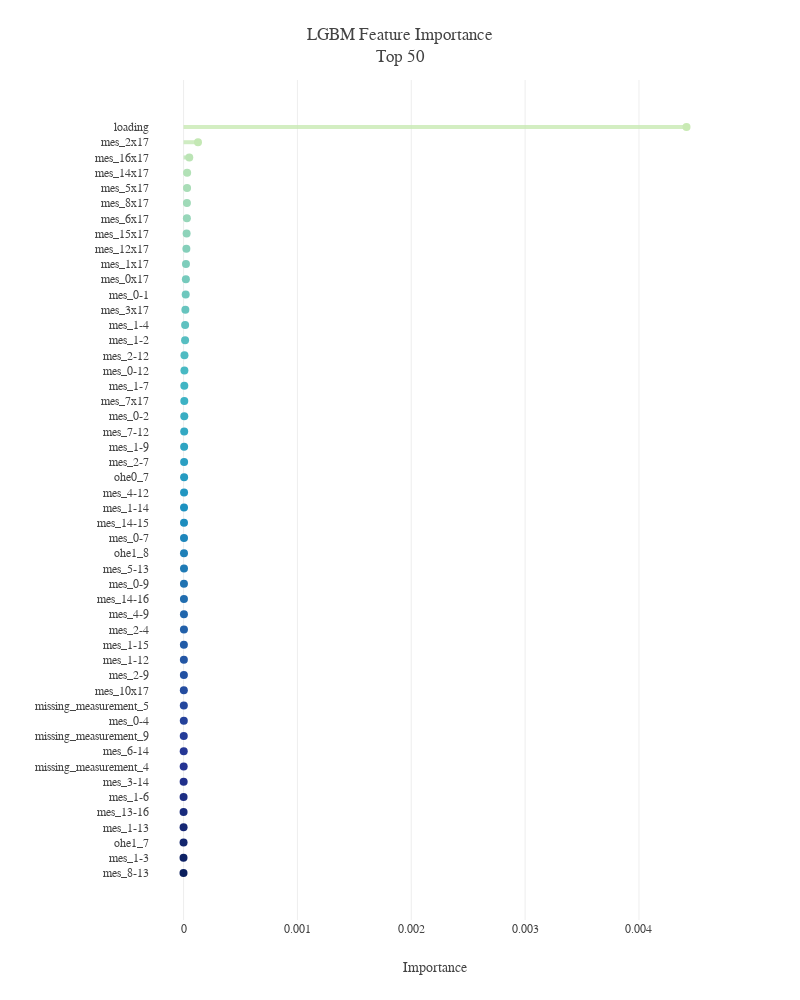

The notebook cell this image was saved under:
### Code cell
top = 50

feature_importance_df['avg'] = feature_importance_df.mean(axis=1)
feature_importance_top = feature_importance_df.avg.nlargest(top).sort_values(ascending=True)

pal=sns.color_palette("YlGnBu", 65).as_hex()
fig=go.Figure()
for i in range(len(feature_importance_top.index)):
    fig.add_shape(dict(type="line", y0=i, y1=i, x0=0, x1=feature_importance_top[i],
                       line_color=pal[::-1][i],opacity=0.8,line_width=4))

fig.add_trace(go.Scatter(x=feature_importance_top, y=feature_importance_top.index, mode='markers',
                         marker_color=pal[::-1], marker_size=8,
                         hovertemplate='%{y} Importance = %{x:.0f}<extra></extra>'))

fig.update_layout(template=plotly_template,title=f'LGBM Feature Importance<br>Top {top}',
                  margin=dict(l=150,t=80),
                  xaxis=dict(title='Importance', zeroline=False),
                  yaxis_showgrid=False, height=1000, width=800)
fig.show()

### Figure 1 — Plotly figure (JSON) as saved in the notebook; plotly's stock layout.template omitted (floating-point values rounded to 4 significant figures)
{"data": [{"hovertemplate": "%{y} Importance = %{x:.0f}<extra></extra>", "marker": {"color": ["#0b1f5e", "#0e2265", "#12256d", "#162874", "#192b7c", "#1d2e83", "#21308b", "#243392", "#253795", "#243c98", "#24419a", "#24479d", "#234c9f", "#2351a2", "#2356a4", "#225ca7", "#2260a9", "#2166ac", "#216daf", "#2073b2", "#1f7ab5", "#1f80b8", "#1e86bb", "#1d8dbe", "#1d91c0", "#2296c1", "#269bc1", "#2b9fc2", "#2fa4c2", "#34a9c3", "#39adc3", "#3db2c4", "#40b5c4", "#48b9c3", "#50bbc2", "#57bec1", "#5fc1c0", "#67c4be", "#6fc7bd", "#76cabc", "#7ecdbb", "#85cfba", "#8ed3ba", "#97d6b9", "#a0dab8", "#a9ddb7", "#b2e1b6", "#bbe4b5", "#c4e8b4", "#c9eab4", "#ceecb3", "#d3eeb3", "#d7efb3", "#dcf1b2", "#e1f3b2", "#e6f5b2", "#eaf7b1", "#edf8b2", "#f0f9b7", "#f2fabc", "#f4fbc1", "#f7fcc6", "#f9fdcb", "#fbfdd0", "#fdfed5"], "size": 8}, "mode": "markers", "type": "scatter", "x": [-4.649e-07, -3.396e-07, 0, 2.143e-07, 2.714e-07, 3.308e-07, 8.113e-07, 1.06e-06, 1.476e-06, 1.817e-06, 2.127e-06, 2.308e-06, 2.421e-06, 2.8e-06, 2.805e-06, 2.874e-06, 3.397e-06, 3.438e-06, 3.489e-06, 3.513e-06, 3.831e-06, 3.854e-06, 3.904e-06, 3.93e-06, 4.109e-06, 4.398e-06, 4.795e-06, 4.855e-06, 5.052e-06, 5.739e-06, 6.38e-06, 6.552e-06, 6.69e-06, 7.505e-06, 7.958e-06, 1.354e-05, 1.376e-05, 1.595e-05, 1.888e-05, 2.038e-05, 2.117e-05, 2.476e-05, 2.691e-05, 2.924e-05, 2.96e-05, 3.079e-05, 3.162e-05, 5.042e-05, 0.0001269, 0.004417], "y": ["mes_8-13", "mes_1-3", "ohe1_7", "mes_1-13", "mes_13-16", "mes_1-6", "mes_3-14", "missing_measurement_4", "mes_6-14", "missing_measurement_9", "mes_0-4", "missing_measurement_5", "mes_10x17", "mes_2-9", "mes_1-12", "mes_1-15", "mes_2-4", "mes_4-9", "mes_14-16", "mes_0-9", "mes_5-13", "ohe1_8", "mes_0-7", "mes_14-15", "mes_1-14", "mes_4-12", "ohe0_7", "mes_2-7", "mes_1-9", "mes_7-12", "mes_0-2", "mes_7x17", "mes_1-7", "mes_0-12", "mes_2-12", "mes_1-2", "mes_1-4", "mes_3x17", "mes_0-1", "mes_0x17", "mes_1x17", "mes_12x17", "mes_15x17", "mes_6x17", "mes_8x17", "mes_5x17", "mes_14x17", "mes_16x17", "mes_2x17", "loading"]}], "layout": {"height": 1000, "margin": {"l": 150, "t": 80}, "shapes": [{"line": {"color": "#0b1f5e", "width": 4}, "opacity": 0.8, "type": "line", "x0": 0, "x1": -4.649e-07, "y0": 0, "y1": 0}, {"line": {"color": "#0e2265", "width": 4}, "opacity": 0.8, "type": "line", "x0": 0, "x1": -3.396e-07, "y0": 1, "y1": 1}, {"line": {"color": "#12256d", "width": 4}, "opacity": 0.8, "type": "line", "x0": 0, "x1": 0, "y0": 2, "y1": 2}, {"line": {"color": "#162874", "width": 4}, "opacity": 0.8, "type": "line", "x0": 0, "x1": 2.143e-07, "y0": 3, "y1": 3}, {"line": {"color": "#192b7c", "width": 4}, "opacity": 0.8, "type": "line", "x0": 0, "x1": 2.714e-07, "y0": 4, "y1": 4}, {"line": {"color": "#1d2e83", "width": 4}, "opacity": 0.8, "type": "line", "x0": 0, "x1": 3.308e-07, "y0": 5, "y1": 5}, {"line": {"color": "#21308b", "width": 4}, "opacity": 0.8, "type": "line", "x0": 0, "x1": 8.113e-07, "y0": 6, "y1": 6}, {"line": {"color": "#243392", "width": 4}, "opacity": 0.8, "type": "line", "x0": 0, "x1": 1.06e-06, "y0": 7, "y1": 7}, {"line": {"color": "#253795", "width": 4}, "opacity": 0.8, "type": "line", "x0": 0, "x1": 1.476e-06, "y0": 8, "y1": 8}, {"line": {"color": "#243c98", "width": 4}, "opacity": 0.8, "type": "line", "x0": 0, "x1": 1.817e-06, "y0": 9, "y1": 9}, {"line": {"color": "#24419a", "width": 4}, "opacity": 0.8, "type": "line", "x0": 0, "x1": 2.127e-06, "y0": 10, "y1": 10}, {"line": {"color": "#24479d", "width": 4}, "opacity": 0.8, "type": "line", "x0": 0, "x1": 2.308e-06, "y0": 11, "y1": 11}, {"line": {"color": "#234c9f", "width": 4}, "opacity": 0.8, "type": "line", "x0": 0, "x1": 2.421e-06, "y0": 12, "y1": 12}, {"line": {"color": "#2351a2", "width": 4}, "opacity": 0.8, "type": "line", "x0": 0, "x1": 2.8e-06, "y0": 13, "y1": 13}, {"line": {"color": "#2356a4", "width": 4}, "opacity": 0.8, "type": "line", "x0": 0, "x1": 2.805e-06, "y0": 14, "y1": 14}, {"line": {"color": "#225ca7", "width": 4}, "opacity": 0.8, "type": "line", "x0": 0, "x1": 2.874e-06, "y0": 15, "y1": 15}, {"line": {"color": "#2260a9", "width": 4}, "opacity": 0.8, "type": "line", "x0": 0, "x1": 3.397e-06, "y0": 16, "y1": 16}, {"line": {"color": "#2166ac", "width": 4}, "opacity": 0.8, "type": "line", "x0": 0, "x1": 3.438e-06, "y0": 17, "y1": 17}, {"line": {"color": "#216daf", "width": 4}, "opacity": 0.8, "type": "line", "x0": 0, "x1": 3.489e-06, "y0": 18, "y1": 18}, {"line": {"color": "#2073b2", "width": 4}, "opacity": 0.8, "type": "line", "x0": 0, "x1": 3.513e-06, "y0": 19, "y1": 19}, {"line": {"color": "#1f7ab5", "width": 4}, "opacity": 0.8, "type": "line", "x0": 0, "x1": 3.831e-06, "y0": 20, "y1": 20}, {"line": {"color": "#1f80b8", "width": 4}, "opacity": 0.8, "type": "line", "x0": 0, "x1": 3.854e-06, "y0": 21, "y1": 21}, {"line": {"color": "#1e86bb", "width": 4}, "opacity": 0.8, "type": "line", "x0": 0, "x1": 3.904e-06, "y0": 22, "y1": 22}, {"line": {"color": "#1d8dbe", "width": 4}, "opacity": 0.8, "type": "line", "x0": 0, "x1": 3.93e-06, "y0": 23, "y1": 23}, {"line": {"color": "#1d91c0", "width": 4}, "opacity": 0.8, "type": "line", "x0": 0, "x1": 4.109e-06, "y0": 24, "y1": 24}, {"line": {"color": "#2296c1", "width": 4}, "opacity": 0.8, "type": "line", "x0": 0, "x1": 4.398e-06, "y0": 25, "y1": 25}, {"line": {"color": "#269bc1", "width": 4}, "opacity": 0.8, "type": "line", "x0": 0, "x1": 4.795e-06, "y0": 26, "y1": 26}, {"line": {"color": "#2b9fc2", "width": 4}, "opacity": 0.8, "type": "line", "x0": 0, "x1": 4.855e-06, "y0": 27, "y1": 27}, {"line": {"color": "#2fa4c2", "width": 4}, "opacity": 0.8, "type": "line", "x0": 0, "x1": 5.052e-06, "y0": 28, "y1": 28}, {"line": {"color": "#34a9c3", "width": 4}, "opacity": 0.8, "type": "line", "x0": 0, "x1": 5.739e-06, "y0": 29, "y1": 29}, {"line": {"color": "#39adc3", "width": 4}, "opacity": 0.8, "type": "line", "x0": 0, "x1": 6.38e-06, "y0": 30, "y1": 30}, {"line": {"color": "#3db2c4", "width": 4}, "opacity": 0.8, "type": "line", "x0": 0, "x1": 6.552e-06, "y0": 31, "y1": 31}, {"line": {"color": "#40b5c4", "width": 4}, "opacity": 0.8, "type": "line", "x0": 0, "x1": 6.69e-06, "y0": 32, "y1": 32}, {"line": {"color": "#48b9c3", "width": 4}, "opacity": 0.8, "type": "line", "x0": 0, "x1": 7.505e-06, "y0": 33, "y1": 33}, {"line": {"color": "#50bbc2", "width": 4}, "opacity": 0.8, "type": "line", "x0": 0, "x1": 7.958e-06, "y0": 34, "y1": 34}, {"line": {"color": "#57bec1", "width": 4}, "opacity": 0.8, "type": "line", "x0": 0, "x1": 1.354e-05, "y0": 35, "y1": 35}, {"line": {"color": "#5fc1c0", "width": 4}, "opacity": 0.8, "type": "line", "x0": 0, "x1": 1.376e-05, "y0": 36, "y1": 36}, {"line": {"color": "#67c4be", "width": 4}, "opacity": 0.8, "type": "line", "x0": 0, "x1": 1.595e-05, "y0": 37, "y1": 37}, {"line": {"color": "#6fc7bd", "width": 4}, "opacity": 0.8, "type": "line", "x0": 0, "x1": 1.888e-05, "y0": 38, "y1": 38}, {"line": {"color": "#76cabc", "width": 4}, "opacity": 0.8, "type": "line", "x0": 0, "x1": 2.038e-05, "y0": 39, "y1": 39}, {"line": {"color": "#7ecdbb", "width": 4}, "opacity": 0.8, "type": "line", "x0": 0, "x1": 2.117e-05, "y0": 40, "y1": 40}, {"line": {"color": "#85cfba", "width": 4}, "opacity": 0.8, "type": "line", "x0": 0, "x1": 2.476e-05, "y0": 41, "y1": 41}, {"line": {"color": "#8ed3ba", "width": 4}, "opacity": 0.8, "type": "line", "x0": 0, "x1": 2.691e-05, "y0": 42, "y1": 42}, {"line": {"color": "#97d6b9", "width": 4}, "opacity": 0.8, "type": "line", "x0": 0, "x1": 2.924e-05, "y0": 43, "y1": 43}, {"line": {"color": "#a0dab8", "width": 4}, "opacity": 0.8, "type": "line", "x0": 0, "x1": 2.96e-05, "y0": 44, "y1": 44}, {"line": {"color": "#a9ddb7", "width": 4}, "opacity": 0.8, "type": "line", "x0": 0, "x1": 3.079e-05, "y0": 45, "y1": 45}, {"line": {"color": "#b2e1b6", "width": 4}, "opacity": 0.8, "type": "line", "x0": 0, "x1": 3.162e-05, "y0": 46, "y1": 46}, {"line": {"color": "#bbe4b5", "width": 4}, "opacity": 0.8, "type": "line", "x0": 0, "x1": 5.042e-05, "y0": 47, "y1": 47}, {"line": {"color": "#c4e8b4", "width": 4}, "opacity": 0.8, "type": "line", "x0": 0, "x1": 0.0001269, "y0": 48, "y1": 48}, {"line": {"color": "#c9eab4", "width": 4}, "opacity": 0.8, "type": "line", "x0": 0, "x1": 0.004417, "y0": 49, "y1": 49}], "title": {"text": "LGBM Feature Importance<br>Top 50"}, "width": 800, "xaxis": {"title": {"text": "Importance"}, "zeroline": false}, "yaxis": {"showgrid": false}}}
